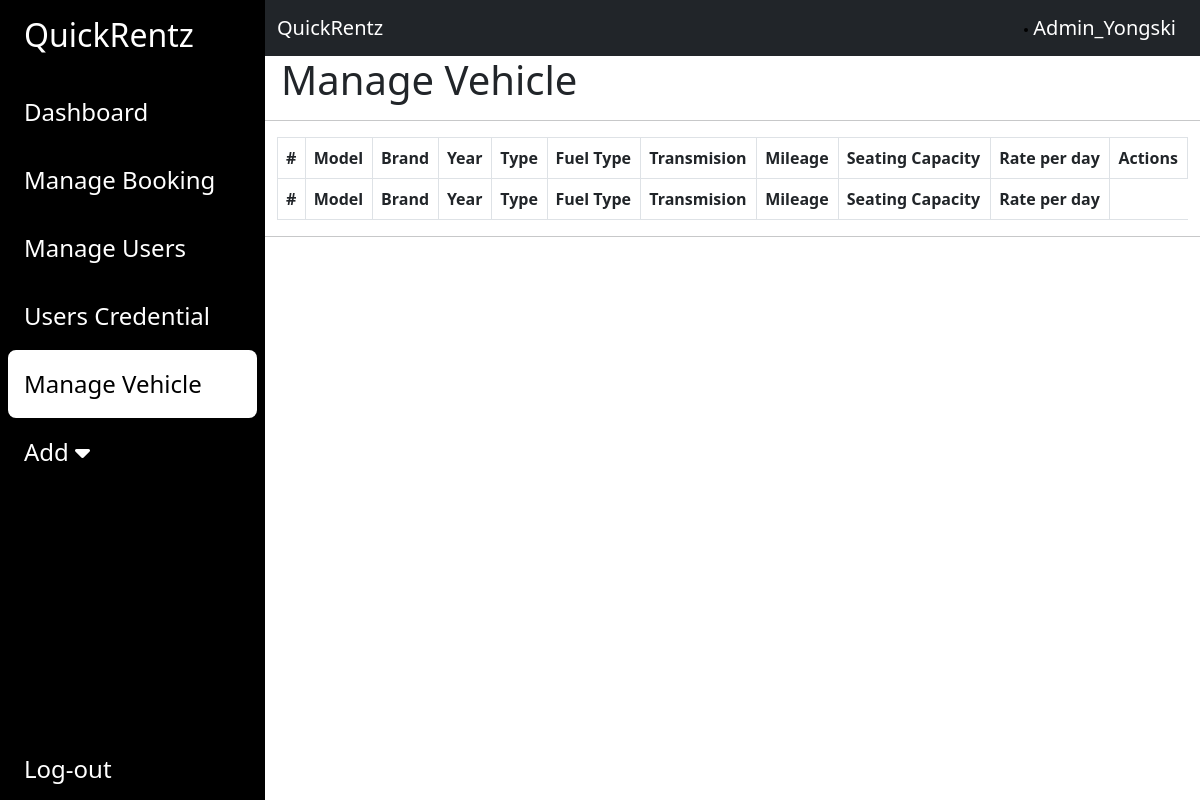
/admin/vehicles.php (signed in), run on an earlier commit of the app's database.
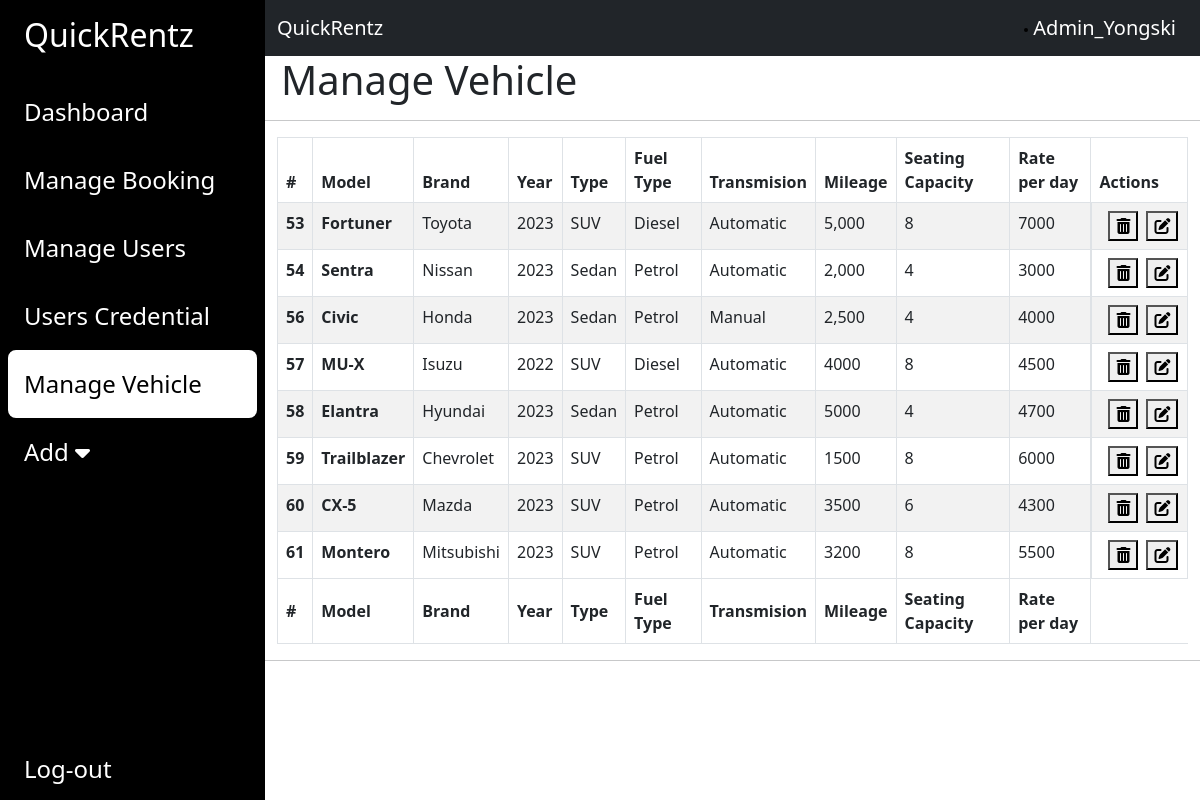
And on a later commit of the database.
### tables this page shows
CREATE TABLE `vehicle` (
  `VehicleID` int(11) NOT NULL,
  `BrandID` int(11) NOT NULL,
  `Model` varchar(50) NOT NULL,
  `Year` year(4) NOT NULL,
  `Type` varchar(50) NOT NULL,
  `FuelType` varchar(50) NOT NULL,
  `Transmision` varchar(50) NOT NULL,
  `Mileage` varchar(50) NOT NULL,
  `SeatingCapacity` int(11) NOT NULL,
  `Rate` int(11) NOT NULL,
  `Image1` varchar(60) NOT NULL,
  `Image2` varchar(60) NOT NULL,
  `Image3` varchar(60) NOT NULL,
  `Image4` varchar(60) NOT NULL
);

CREATE TABLE `brand` (
  `BrandID` int(11) NOT NULL,
  `brandName` text NOT NULL,
  `brandLogo` int(11) NOT NULL
);

### admin/vehicles.php (the view, shortened to what this page needs)
<?php
include "includes/database.php";
if (isset($_SESSION['AdminUsername'])&&isset($_SESSION['profilePhoto'])) {
    $username = $_SESSION['AdminUsername'];
    $profilePic = $_SESSION['profilePhoto'];
} else {
    header("Location: log-in.php");
    exit;
}
?>
<!DOCTYPE html>
<html lang="en">
<head>
    <link href="https://cdn.jsdelivr.net/npm/bootstrap@5.3.0/dist/css/bootstrap.min.css" rel="stylesheet"
>
    <link rel="stylesheet" href="https://cdnjs.cloudflare.com/ajax/libs/font-awesome/6.4.0/css/all.min.css"
 />
    <link rel="stylesheet" href="style.css">
</head>
<body>
    <div class="main-container d-flex h-100">
        <div class="sidebar" id="side_nav">
            <div class="header-box px-3 pt-3 pd-4 d-flex justify-content-between">
                <h2 class="text-white px-2">QuickRentz</h2>
            </div>
            <ul class="list-unstyled px-2 pt-3">
                <li class="p-3"><a href="main.php" class="text-decoration-none fs-4">Dashboard</a></li>
                <li class="p-3"><a href="bookings.php" class="text-decoration-none fs-4">Manage Booking</a></li>
                <li class="p-3"><a href="manageUsers.php" class="text-decoration-none fs-4">Manage Users</a></li>
                <li class="p-3"><a href="users.php" class="text-decoration-none fs-4">Users Credential</a></li>
                <li class="p-3 active"><a href="vehicles.php" class="text-decoration-none fs-4">Manage Vehicle</a></li>
                <li class="p-3"> <a class="text-decoration-none fs-4" data-bs-toggle="collapse" href="#collapseAdd"
                        role="button" aria-expanded="false" aria-controls="collapseAdd">Add <i
                            class="fa-solid fa-caret-down"></i>
                    </a>
                </li>
            </ul>
            <ul class="list-unstyled signout px-4">
                <li>
                    <form method="POST" action="">
                        <a class="text-decoration-none fs-4" href="log-out.php" type="button">Log-out</a>
                    </form>
                </li>
            </ul>
        </div>
        <div class="content">
            <nav class="navbar navbar-expand-lg bg-dark">
                <div class="container-fluid">
                    <div class="d-flex justify-content-between">
                        <a class="navbar-brand text-white" href="#">QuickRentz</a>
                    </div>
                    <div class="profile collapse navbar-collapse" id="navbarNav">
                        <ul class="navbar-nav">
                            <li class="nav-item">
                                <h5 class="text-white my-auto p-4">
                                <img src='img/adminprofilephoto/<?php echo $profilePic ?>' alt='' style='border:2px solid #000;border-radius: 50px;' height='50'>
                                    <?php
                                    echo $username;
                                    ?>
                                </h5>
                            </li>
                        </ul>
                    </div>
                </div>
            </nav>
            <h1 class="col-md-12 px-3">Manage Vehicle</h1>
            <hr>
            <div class="container">
                <table id="pagination" class="table table-striped table-bordered" style="width:100%;">
                    <thead>
                        <tr>
                            <th scope="col">#</th>
                            <th scope="col">Model</th>
                            <th scope="col">Brand</th>
                            <th scope="col">Year</th>
                            <th scope="col">Type</th>
                            <th scope="col">Fuel Type</th>
                            <th scope="col">Transmision</th>
                            <th scope="col">Mileage</th>
                            <th scope="col">Seating Capacity</th>
                            <th scope="col">Rate per day</th>
                            <th scope="col">Actions</th>
                        </tr>
                    </thead>
                    <tbody>
                        <?php
                       $sql = "SELECT vehicle.*, brand.brandName FROM vehicle
                       LEFT JOIN brand ON vehicle.BrandID = brand.BrandID";
                        $initiateList = mysqli_query($conn, $sql);
                        while ($results = mysqli_fetch_assoc($initiateList)) {
                            echo "
                                <tr>
                                    <th scope='row'>$results[VehicleID]</th>
                                    <th scope='row'>$results[Model]</th>
                                    <td>$results[brandName]</td>
                                    <td>$results[Year]</td>
                                    <td>$results[Type]</td>
                                    <td>$results[FuelType]</td>
                                    <td>$results[Transmision]</td>
                                    <td>$results[Mileage]</td>
                                    <td>$results[SeatingCapacity]</td>
                                    <td>$results[Rate]</td>
                                    <td class='d-flex'>
                                        <form method='GET' action='deletevehicle.php' class='px-2'>
                                            <input type='hidden' name='DeleteVehicleID' value='$results[VehicleID]'>
                                            <button type='submit' class='btn-delete'><i class='fas fa-trash-alt'></i></button>
                                        </form>
                                        <form method='GET' action='updateVehicle.php'>
                                            <input type='hidden' name='UpdateVehicleID' value='$results[VehicleID]'>
                                            <button type='submit' class='btn-delete'><i class='fa-solid fa-pen-to-square'></i></button>
                                        </form>
                                    </td>
                                </tr>";
                        }
                        ?>
                    </tbody>
                    <tfoot>
                        <tr>
                            <th scope="col">#</th>
                            <th scope="col">Model</th>
                            <th scope="col">Brand</th>
                            <th scope="col">Year</th>
                            <th scope="col">Type</th>
                            <th scope="col">Fuel Type</th>
                            <th scope="col">Transmision</th>
                            <th scope="col">Mileage</th>
                            <th scope="col">Seating Capacity</th>
                            <th scope="col">Rate per day</th>
                        </tr>
                    </tfoot>
                </table>
            </div>
            <hr>
        </div>
    </div>
</body>
</html>

### admin/style.css (style rules this page uses)
#side_nav { background-color: #000000; min-width: 265px; max-width: 265px; transition: 0.5s; }
.content { min-width: 100vh; width: 100%; height: 100%; }
.active { background-color: #fff; border-radius: 8px; }
.sidebar li.active a, .sidebar li.active a:hover { color: #000; }
.sidebar li a, .signout { color: #fff; }
.signout { margin-top: 100%; }
.profile { position: absolute; right: 0%; }

What changed in the data, as far as the page shows it:
added vehicle: VehicleID "53", Model "Fortuner", BrandID.brandName "Toyota", Year "2023", Type "SUV", FuelType "Diesel", Transmision "Automatic", Mileage "5,000", SeatingCapacity "8", Rate "7000"
added vehicle: VehicleID "54", Model "Sentra", BrandID.brandName "Nissan", Year "2023", Type "Sedan", FuelType "Petrol", Transmision "Automatic", Mileage "2,000", SeatingCapacity "4", Rate "3000"
added vehicle: VehicleID "56", Model "Civic", BrandID.brandName "Honda", Year "2023", Type "Sedan", FuelType "Petrol", Transmision "Manual", Mileage "2,500", SeatingCapacity "4", Rate "4000"
added vehicle: VehicleID "57", Model "MU-X", BrandID.brandName "Isuzu", Year "2022", Type "SUV", FuelType "Diesel", Transmision "Automatic", Mileage "4000", SeatingCapacity "8", Rate "4500"
added vehicle: VehicleID "58", Model "Elantra", BrandID.brandName "Hyundai", Year "2023", Type "Sedan", FuelType "Petrol", Transmision "Automatic", Mileage "5000", SeatingCapacity "4", Rate "4700"
added vehicle: VehicleID "59", Model "Trailblazer", BrandID.brandName "Chevrolet", Year "2023", Type "SUV", FuelType "Petrol", Transmision "Automatic", Mileage "1500", SeatingCapacity "8", Rate "6000"
added vehicle: VehicleID "60", Model "CX-5", BrandID.brandName "Mazda", Year "2023", Type "SUV", FuelType "Petrol", Transmision "Automatic", Mileage "3500", SeatingCapacity "6", Rate "4300"
added vehicle: VehicleID "61", Model "Montero", BrandID.brandName "Mitsubishi", Year "2023", Type "SUV", FuelType "Petrol", Transmision "Automatic", Mileage "3200", SeatingCapacity "8", Rate "5500"
